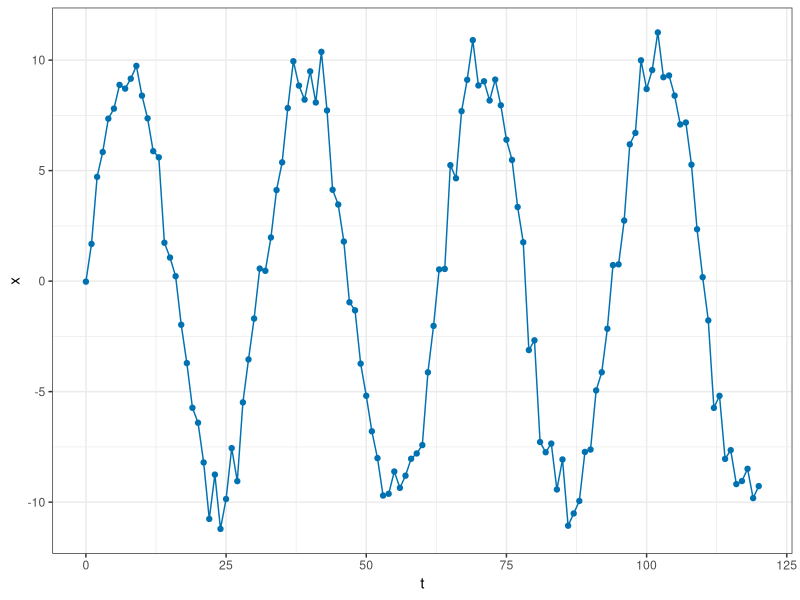
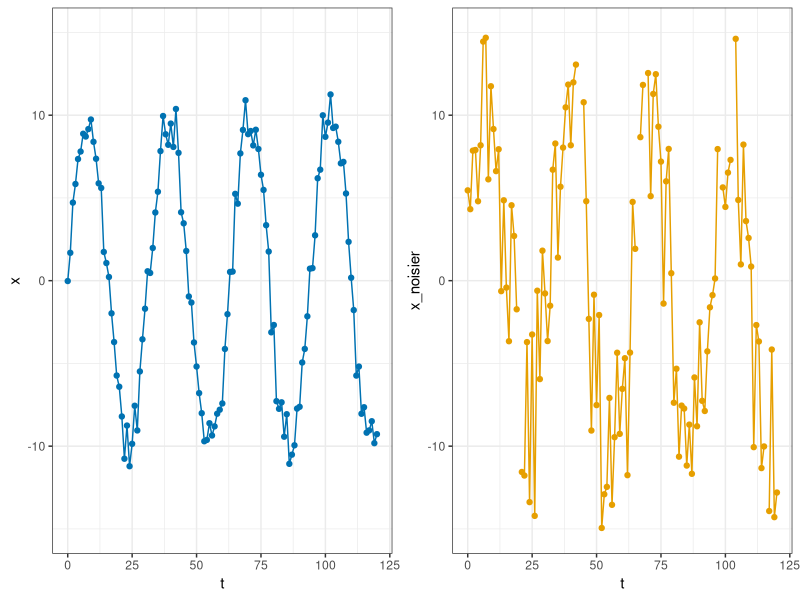

R code for these plots, in order:
## ---- chunk 1
knitr::opts_chunk$set(echo = TRUE)
library(tidyverse)
library(gridExtra)
## ---- chunk 2
t = seq(from = 0, to = 120)
x = 10*sin(t/5) + rnorm(121)
df = data.frame(x = t, y = x)

ggplot(df, aes(x = x, y = y)) +
  geom_line(color = '#0072B2') +
  geom_point(color = '#0072B2') +
  theme_bw() +
  xlab('t') +
  ylab('x')
## ---- chunk 3
x_noisier = 10*sin(t/5) + rnorm(121, mean = 0, sd = sqrt(16))
df_noisier = data.frame(x = t, y = x_noisier)

ggLowNoise = ggplot(df, aes(x = x, y = y)) +
  geom_line(color = '#0072B2') +
  geom_point(color = '#0072B2') +
  theme_bw() +
  xlab('t') +
  ylab('x') +
  scale_y_continuous(limits = c(-15,15))

ggHighNoise = ggplot(df_noisier, aes(x = x, y = y)) +
  geom_line(color = '#E69F00') +
  geom_point(color = '#E69F00') +
  theme_bw() +
  xlab('t') +
  ylab('x_noisier') +
  scale_y_continuous(limits = c(-15,15))

grid.arrange(ggLowNoise, ggHighNoise, nrow = 1)
## ---- chunk 4
library(pracma)

# Define the function to integrate
f = function(t) {
  10 * sin(t / 5)
}

# Calculate the expected value
a = 0
b = 120
expected_value = (1 / (b - a)) * integral(f, a, b)

# Print the expected value
print(expected_value)

